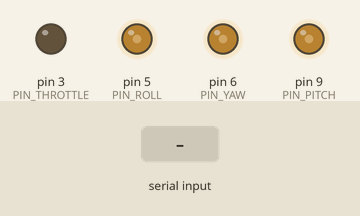
Recording of a sketch running on a simulated Arduino Uno, built with avr-gcc and run on an emulated ATmega328P. Parts: output pins drawn as LEDs (lit = HIGH). The test bench sets the inputs (shaded band).

Above: at 6.2 s.
6.3 s: byte 30 received over Serial
At 7.0 s:
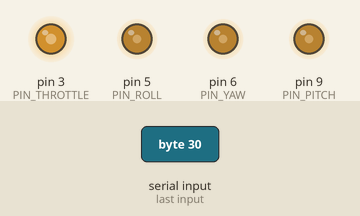
7.8 s: byte 90 received over Serial
At 8.1 s:
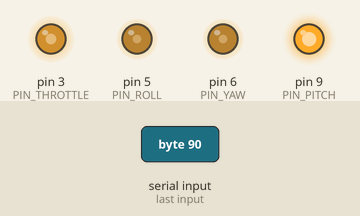
9.3 s: byte 120 received over Serial
At 10.5 s:
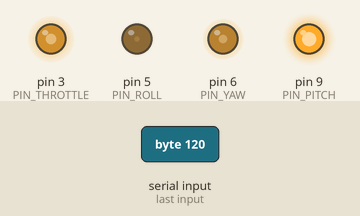
10.8 s: byte 90 received over Serial
At 11.6 s:
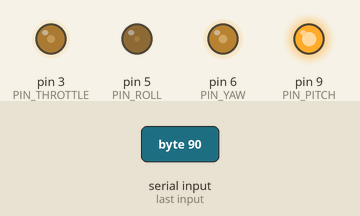
Timing chart, 0 to 13.3 s (numbered marks = the images above; inputs shaded):
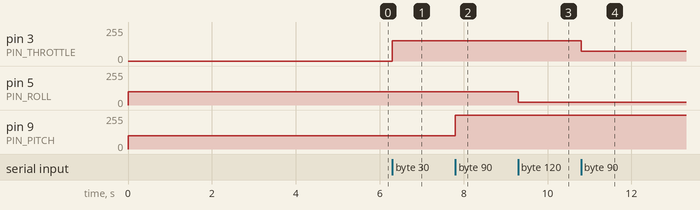

Measured:
- after the input at 6.3 s, pin 3 (PIN_THROTTLE): 0/255 → 152/255 at once
- after the input at 7.8 s, pin 9 (PIN_PITCH): 100/255 → 255/255 at once
- after the input at 9.3 s, pin 5 (PIN_ROLL): 100/255 → 20/255 at once
- after the input at 10.8 s, pin 3 (PIN_THROTTLE): 152/255 → 72/255 at once

The sketch:

sketch.ino
```cpp
const int MAX_DC_33 = 169;
const int PIN_THROTTLE = 3;
const int PIN_YAW = 6;
const int PIN_PITCH = 9;
const int PIN_ROLL = 5;


void setup() {
  Serial.begin(9600);
  analogWrite(PIN_THROTTLE, 0);
  analogWrite(PIN_YAW, 100);
  analogWrite(PIN_PITCH, 100);
  analogWrite(PIN_ROLL, 100);
  delay(5000);
}

void loop() {
  int a = Serial.read();
  int b = Serial.read();
  int c = Serial.read();
  if(a != -1){
    a -= 48;
    analogWrite(PIN_THROTTLE, a*20);
  }
  if(b != -1){
    b -= 48;
    analogWrite(PIN_PITCH, b*20);
  }
  if(c != -1){
    c -= 48;
    analogWrite(PIN_ROLL, 1*20);
  }
}
```
